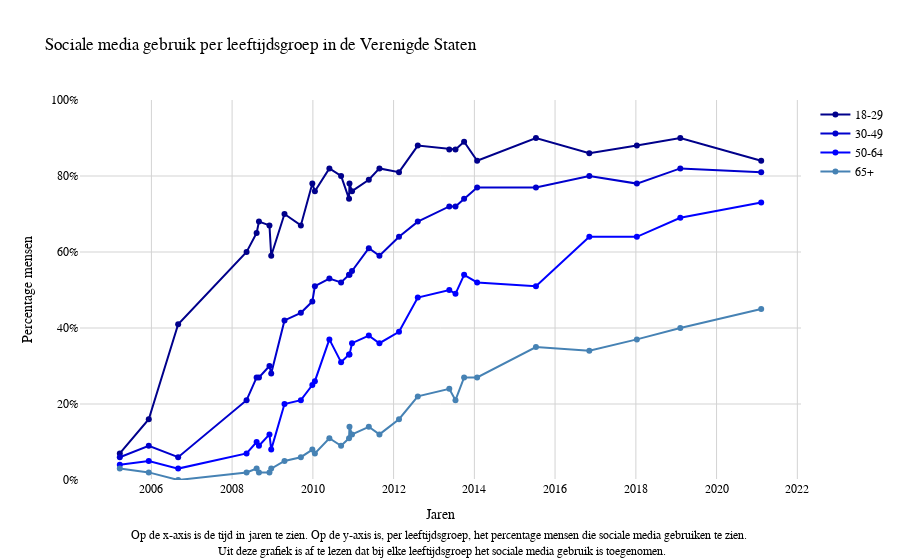

Notebook code cell kept with this figure:
### Code cell
trace1 = go.Scatter(x = dc['Year'],
                   y = dc['18-29'],
                   name = '18-29',
                   mode = 'lines + markers',
                   marker = dict(color = 'darkblue')
                   )

trace2 = go.Scatter(x = dc['Year'],
                   y = dc['30-49'],
                   name = '30-49',
                   mode = 'lines + markers',
                   marker = dict(color = 'mediumblue')
                   )

trace3 = go.Scatter(x = dc['Year'],
                   y = dc['50-64'],
                   name = '50-64',
                   mode = 'lines + markers',
                   marker = dict(color = 'blue')
                   )

trace4 = go.Scatter(x = dc['Year'],
                   y = dc['65+'],
                   name = '65+',
                   mode = 'lines + markers',
                   marker = dict(color = 'steelblue')
                   )

social_layout = go.Layout(title = 'Sociale media gebruik per leeftijdsgroep in de Verenigde Staten',
                          xaxis = dict(title = 'Jaren', gridcolor = 'lightgray'),
                         yaxis = dict(title = 'Percentage mensen', tickformat = ',.0%', range = [0, 1], gridcolor = 'lightgray'),
                         font = dict(family = 'Georgia', color = 'Black'),
                        plot_bgcolor = 'white',
                       paper_bgcolor = 'white' 
                         )

social_figure = go.Figure(data = [trace1, trace2, trace3, trace4], layout = social_layout)

social_figure.add_annotation(
    xref="paper", yref="paper",
    x=0.5, y=-0.21,
    text="Op de x-axis is de tijd in jaren te zien. Op de y-axis is, per leeftijdsgroep, het percentage mensen die sociale media gebruiken te zien. <br> Uit deze grafiek is af te lezen dat bij elke leeftijdsgroep het sociale media gebruik is toegenomen.",
    showarrow=False,
)

social_figure.show()

### Figure 1 — Plotly figure (JSON) as saved in the notebook; plotly's stock layout.template omitted (floating-point values rounded to 4 significant figures)
{"data": [{"marker": {"color": "darkblue"}, "mode": "lines+markers", "name": "18-29", "type": "scatter", "x": ["2005-03-21T00:00:00", "2005-12-08T00:00:00", "2006-08-31T00:00:00", "2008-05-11T00:00:00", "2008-08-10T00:00:00", "2008-08-31T00:00:00", "2008-12-04T00:00:00", "2008-12-20T00:00:00", "2009-04-19T00:00:00", "2009-09-14T00:00:00", "2009-12-27T00:00:00", "2010-01-19T00:00:00", "2010-05-30T00:00:00", "2010-09-13T00:00:00", "2010-11-24T00:00:00", "2010-11-28T00:00:00", "2010-12-21T00:00:00", "2011-05-22T00:00:00", "2011-08-26T00:00:00", "2012-02-19T00:00:00", "2012-08-07T00:00:00", "2013-05-19T00:00:00", "2013-07-14T00:00:00", "2013-09-30T00:00:00", "2014-01-26T00:00:00", "2015-07-12T00:00:00", "2016-11-06T00:00:00", "2018-01-10T00:00:00", "2019-02-07T00:00:00", "2021-02-08T00:00:00"], "y": [0.07, 0.16, 0.41, 0.6, 0.65, 0.68, 0.67, 0.59, 0.7, 0.67, 0.78, 0.76, 0.82, 0.8, 0.74, 0.78, 0.76, 0.79, 0.82, 0.81, 0.88, 0.87, 0.87, 0.89, 0.84, 0.9, 0.86, 0.88, 0.9, 0.84]}, {"marker": {"color": "mediumblue"}, "mode": "lines+markers", "name": "30-49", "type": "scatter", "x": ["2005-03-21T00:00:00", "2005-12-08T00:00:00", "2006-08-31T00:00:00", "2008-05-11T00:00:00", "2008-08-10T00:00:00", "2008-08-31T00:00:00", "2008-12-04T00:00:00", "2008-12-20T00:00:00", "2009-04-19T00:00:00", "2009-09-14T00:00:00", "2009-12-27T00:00:00", "2010-01-19T00:00:00", "2010-05-30T00:00:00", "2010-09-13T00:00:00", "2010-11-24T00:00:00", "2010-11-28T00:00:00", "2010-12-21T00:00:00", "2011-05-22T00:00:00", "2011-08-26T00:00:00", "2012-02-19T00:00:00", "2012-08-07T00:00:00", "2013-05-19T00:00:00", "2013-07-14T00:00:00", "2013-09-30T00:00:00", "2014-01-26T00:00:00", "2015-07-12T00:00:00", "2016-11-06T00:00:00", "2018-01-10T00:00:00", "2019-02-07T00:00:00", "2021-02-08T00:00:00"], "y": [0.06, 0.09, 0.06, 0.21, 0.27, 0.27, 0.3, 0.28, 0.42, 0.44, 0.47, 0.51, 0.53, 0.52, 0.54, 0.54, 0.55, 0.61, 0.59, 0.64, 0.68, 0.72, 0.72, 0.74, 0.77, 0.77, 0.8, 0.78, 0.82, 0.81]}, {"marker": {"color": "blue"}, "mode": "lines+markers", "name": "50-64", "type": "scatter", "x": ["2005-03-21T00:00:00", "2005-12-08T00:00:00", "2006-08-31T00:00:00", "2008-05-11T00:00:00", "2008-08-10T00:00:00", "2008-08-31T00:00:00", "2008-12-04T00:00:00", "2008-12-20T00:00:00", "2009-04-19T00:00:00", "2009-09-14T00:00:00", "2009-12-27T00:00:00", "2010-01-19T00:00:00", "2010-05-30T00:00:00", "2010-09-13T00:00:00", "2010-11-24T00:00:00", "2010-11-28T00:00:00", "2010-12-21T00:00:00", "2011-05-22T00:00:00", "2011-08-26T00:00:00", "2012-02-19T00:00:00", "2012-08-07T00:00:00", "2013-05-19T00:00:00", "2013-07-14T00:00:00", "2013-09-30T00:00:00", "2014-01-26T00:00:00", "2015-07-12T00:00:00", "2016-11-06T00:00:00", "2018-01-10T00:00:00", "2019-02-07T00:00:00", "2021-02-08T00:00:00"], "y": [0.04, 0.05, 0.03, 0.07, 0.1, 0.09, 0.12, 0.08, 0.2, 0.21, 0.25, 0.26, 0.37, 0.31, 0.33, 0.33, 0.36, 0.38, 0.36, 0.39, 0.48, 0.5, 0.49, 0.54, 0.52, 0.51, 0.64, 0.64, 0.69, 0.73]}, {"marker": {"color": "steelblue"}, "mode": "lines+markers", "name": "65+", "type": "scatter", "x": ["2005-03-21T00:00:00", "2005-12-08T00:00:00", "2006-08-31T00:00:00", "2008-05-11T00:00:00", "2008-08-10T00:00:00", "2008-08-31T00:00:00", "2008-12-04T00:00:00", "2008-12-20T00:00:00", "2009-04-19T00:00:00", "2009-09-14T00:00:00", "2009-12-27T00:00:00", "2010-01-19T00:00:00", "2010-05-30T00:00:00", "2010-09-13T00:00:00", "2010-11-24T00:00:00", "2010-11-28T00:00:00", "2010-12-21T00:00:00", "2011-05-22T00:00:00", "2011-08-26T00:00:00", "2012-02-19T00:00:00", "2012-08-07T00:00:00", "2013-05-19T00:00:00", "2013-07-14T00:00:00", "2013-09-30T00:00:00", "2014-01-26T00:00:00", "2015-07-12T00:00:00", "2016-11-06T00:00:00", "2018-01-10T00:00:00", "2019-02-07T00:00:00", "2021-02-08T00:00:00"], "y": [0.03, 0.02, 0, 0.02, 0.03, 0.02, 0.02, 0.03, 0.05, 0.06, 0.08, 0.07, 0.11, 0.09, 0.11, 0.14, 0.12, 0.14, 0.12, 0.16, 0.22, 0.24, 0.21, 0.27, 0.27, 0.35, 0.34, 0.37, 0.4, 0.45]}], "layout": {"annotations": [{"showarrow": false, "text": "Op de x-axis is de tijd in jaren te zien. Op de y-axis is, per leeftijdsgroep, het percentage mensen die sociale media gebruiken te zien. <br> Uit deze grafiek is af te lezen dat bij elke leeftijdsgroep het sociale media gebruik is toegenomen.", "x": 0.5, "xref": "paper", "y": -0.21, "yref": "paper"}], "font": {"color": "Black", "family": "Georgia"}, "paper_bgcolor": "white", "plot_bgcolor": "white", "title": {"text": "Sociale media gebruik per leeftijdsgroep in de Verenigde Staten"}, "xaxis": {"gridcolor": "lightgray", "title": {"text": "Jaren"}}, "yaxis": {"gridcolor": "lightgray", "range": [0, 1], "tickformat": ",.0%", "title": {"text": "Percentage mensen"}}}}
